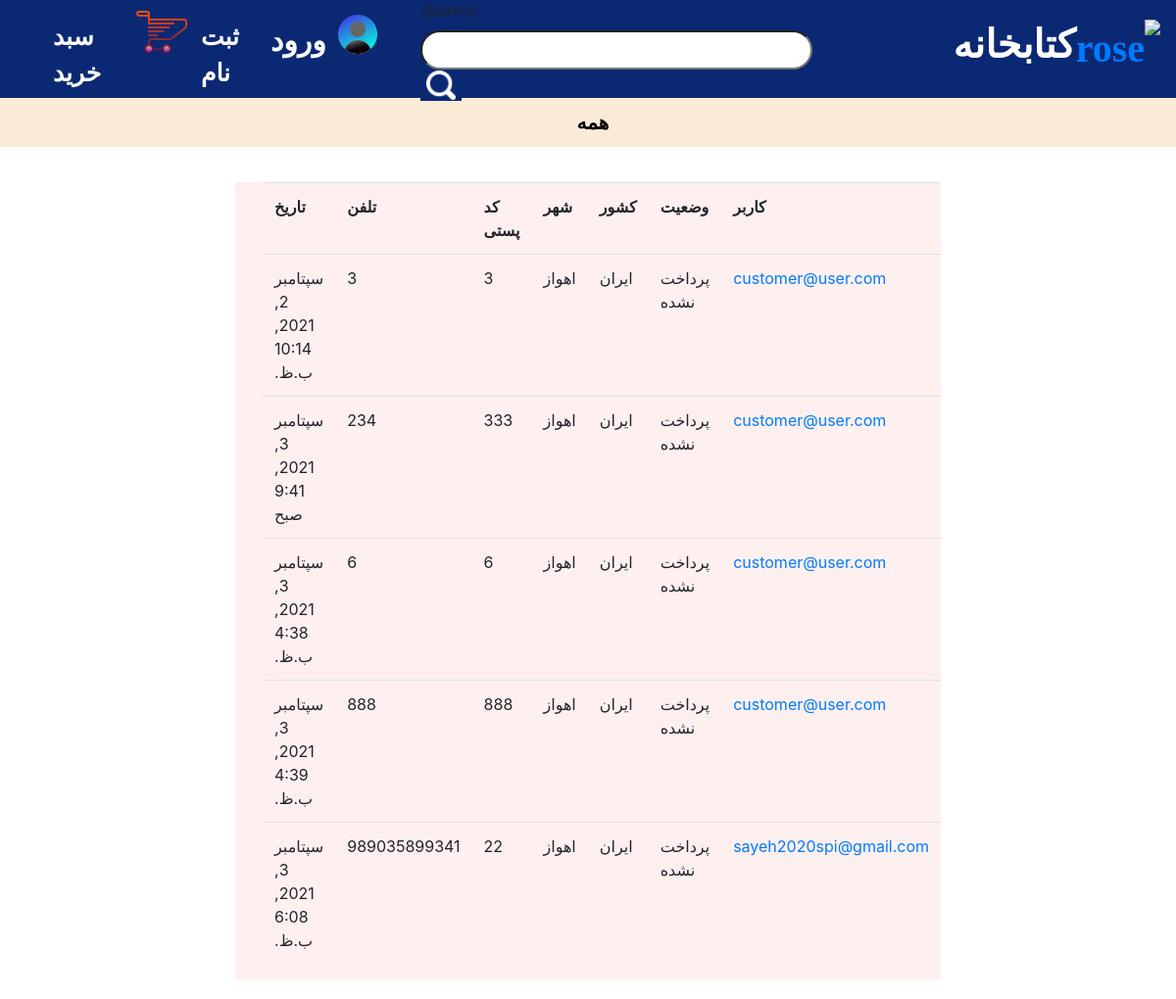
The page /order/order_items/ on the database its author committed.
### order/models.py (models this page shows, shortened)
class Order(models.Model):
    class Meta:
        verbose_name = "سفارش"
        verbose_name_plural = "سفارشات"
    user = models.ForeignKey('account.User', on_delete=models.CASCADE, verbose_name='کاربر')
    create = models.DateTimeField(auto_now_add=True, verbose_name='ساخته شده در')
    status = models.BooleanField(default=False, verbose_name='وضعیت')
    email = models.EmailField(verbose_name='ایمیل')
    address = models.CharField(max_length=200, verbose_name='نشانی')
    first_name = models.CharField(max_length=200, verbose_name='اسم')
    last_name = models.CharField(max_length=200, verbose_name='فامیل')
    country = models.CharField(max_length=100, verbose_name='کشور')
    city = models.CharField(max_length=100, verbose_name='شهر')
    postal_code = models.IntegerField(verbose_name='کد پستی')
    phone = models.IntegerField(verbose_name='تلفن')

### account/models.py (models this page shows, shortened)
class User(AbstractBaseUser, PermissionsMixin):
    class Meta:
        verbose_name = "حساب کاربری"
        verbose_name_plural = "کاربران"
    username = models.CharField(max_length=200, verbose_name='نام کاربری')
    email = models.EmailField(unique=True, verbose_name='ایمیل')
    first_name = models.CharField(max_length=100, verbose_name='اسم', null=True, blank=True)
    last_name = models.CharField(max_length=100, verbose_name='فامیل', null=True, blank=True)
    is_active = models.BooleanField(default=True)
    is_admin = models.BooleanField(default=False)
    is_superuser = models.BooleanField(default=False)
    objects = UserManager()
    USERNAME_FIELD = 'email'
    REQUIRED_FIELDS = ['username']

### order/views.py (the view)
# urls.py: path('order_items/', OrderItemsList.as_view(), name='order_items'),
class OrderItemsList(ListView):
    model = OrderItem
    template_name = 'order_items.html'
    def get_context_data(self, **kwargs):
        context = super().get_context_data(**kwargs)
        context['orders'] = Order.objects.all()
        context['form'] = SearchForm()
        return context

### products/forms.py
class SearchForm(forms.Form):
    search = forms.CharField(max_length=20)

### order/templates/order_items.html (shortened to what this page needs)
{% extends 'base.html' %}
{% block pro %}
    <div class="books" style="width: 60%; float: right;margin: 20px;    background-color: #fff0f0; direction: rtl;
    padding-left: 40px;
    margin-right: 20%;
}">
        <table class="table">
            <tr>
                <th scope="col">کاربر</th>
                <th scope="col">وضعیت</th>
                <th scope="col">کشور</th>
                <th scope="col">شهر</th>
                <th scope="col">کد پستی</th>
                <th scope="col">تلفن</th>
                <th scope="col">تاریخ</th>
            </tr>
            {% for item in orders %}
                <tr>
                    <td><a href="{% url 'order:order_detail' item.id%}">{{ item.user.email }}</a></td>
                    {% if item.status == False %}
                        <td>پرداخت نشده</td>
                    {% else %}
                        <td>پرداخت شد</td>
                    {% endif %}
                    <td>{{ item.country }}</td>
                    <td>{{ item.city }}</td>
                    <td>{{ item.postal_code }}</td>
                    <td>{{ item.phone }}</td>
                    <td>{{ item.create }}</td>
                </tr>
            {% endfor %}
        </table>
    </div>
{% endblock %}

### products/templates/base.html (style rules this page uses)
.searchbox input { width: 400px; height: 40px; border-radius: 20px; }

### rows shown on the page
Order: user.email "customer@user.com", status "پرداخت نشده", country "ایران", city "اهواز", postal_code "3", phone "3", create "سپتامبر 2, 2021, 10:14 ب.ظ."
Order: user.email "customer@user.com", status "پرداخت نشده", country "ایران", city "اهواز", postal_code "333", phone "234", create "سپتامبر 3, 2021, 9:41 صبح"
Order: user.email "customer@user.com", status "پرداخت نشده", country "ایران", city "اهواز", postal_code "6", phone "6", create "سپتامبر 3, 2021, 4:38 ب.ظ."
Order: user.email "customer@user.com", status "پرداخت نشده", country "ایران", city "اهواز", postal_code "888", phone "888", create "سپتامبر 3, 2021, 4:39 ب.ظ."
Order: user.email "sayeh2020spi@gmail.com", status "پرداخت نشده", country "ایران", city "اهواز", postal_code "22", phone "989035899341", create "سپتامبر 3, 2021, 6:08 ب.ظ."
